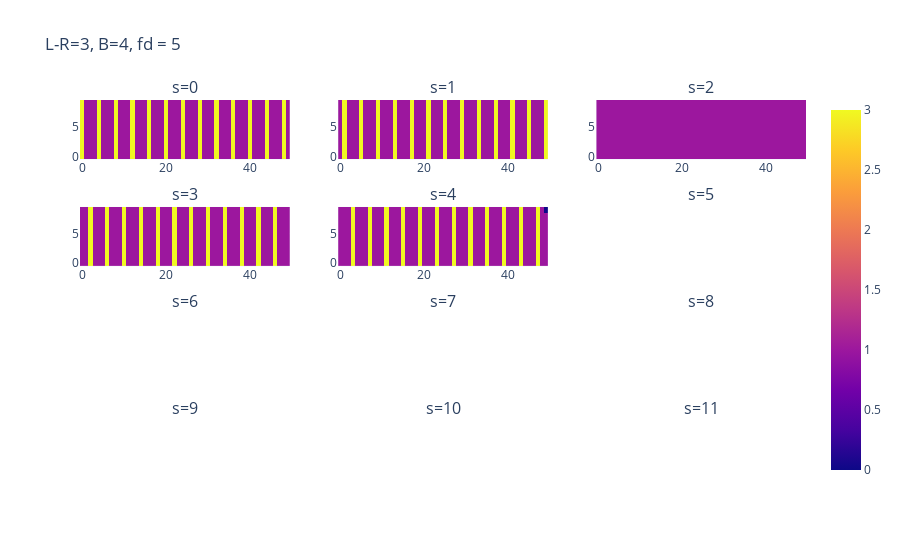

Write notebook code for a chart like this one.
### Markdown cell above
### Translation along T

### Code cell
fd = 2 * f - 1
Row, Col = 4, 3
fig = make_subplots(Row, Col, subplot_titles=[f"s={s}" for s in range(Row * Col)])
tmtp = np.transpose(tamed_matrix)  # tamed_matrix  #
# ---
for i, j in itertools.product(range(Row), range(Col)):
    s = i * Col + j
    try:
        mat = [tmtp[s + n * fd] for n in range(int(size / fd))]
        fig.append_trace(px.imshow(mat).data[0], i + 1, j + 1)
    except:
        pass
# ---
fig.update_layout(title=f"L-R={f}, B={b}, fd = {fd}")
fig.show()

### Figure 1 — Plotly figure (JSON) as saved in the notebook; plotly's stock layout.template omitted (floating-point values rounded to 4 significant figures; data arrays with more than 128 entries replaced by an {"elided": "..."} marker saying what was removed)
{"data": [{"coloraxis": "coloraxis", "hovertemplate": "x: %{x}<br>y: %{y}<br>color: %{z}<extra></extra>", "name": "0", "type": "heatmap", "xaxis": "x", "yaxis": "y", "z": {"elided": "10x50 int values"}}, {"coloraxis": "coloraxis", "hovertemplate": "x: %{x}<br>y: %{y}<br>color: %{z}<extra></extra>", "name": "0", "type": "heatmap", "xaxis": "x2", "yaxis": "y2", "z": {"elided": "10x50 int values"}}, {"coloraxis": "coloraxis", "hovertemplate": "x: %{x}<br>y: %{y}<br>color: %{z}<extra></extra>", "name": "0", "type": "heatmap", "xaxis": "x3", "yaxis": "y3", "z": {"elided": "10x50 int values"}}, {"coloraxis": "coloraxis", "hovertemplate": "x: %{x}<br>y: %{y}<br>color: %{z}<extra></extra>", "name": "0", "type": "heatmap", "xaxis": "x4", "yaxis": "y4", "z": {"elided": "10x50 int values"}}, {"coloraxis": "coloraxis", "hovertemplate": "x: %{x}<br>y: %{y}<br>color: %{z}<extra></extra>", "name": "0", "type": "heatmap", "xaxis": "x5", "yaxis": "y5", "z": {"elided": "10x50 int values"}}], "layout": {"annotations": [{"font": {"size": 16}, "showarrow": false, "text": "s=0", "x": 0.1444, "xanchor": "center", "xref": "paper", "y": 1, "yanchor": "bottom", "yref": "paper"}, {"font": {"size": 16}, "showarrow": false, "text": "s=1", "x": 0.5, "xanchor": "center", "xref": "paper", "y": 1, "yanchor": "bottom", "yref": "paper"}, {"font": {"size": 16}, "showarrow": false, "text": "s=2", "x": 0.8556, "xanchor": "center", "xref": "paper", "y": 1, "yanchor": "bottom", "yref": "paper"}, {"font": {"size": 16}, "showarrow": false, "text": "s=3", "x": 0.1444, "xanchor": "center", "xref": "paper", "y": 0.7188, "yanchor": "bottom", "yref": "paper"}, {"font": {"size": 16}, "showarrow": false, "text": "s=4", "x": 0.5, "xanchor": "center", "xref": "paper", "y": 0.7188, "yanchor": "bottom", "yref": "paper"}, {"font": {"size": 16}, "showarrow": false, "text": "s=5", "x": 0.8556, "xanchor": "center", "xref": "paper", "y": 0.7188, "yanchor": "bottom", "yref": "paper"}, {"font": {"size": 16}, "showarrow": false, "text": "s=6", "x": 0.1444, "xanchor": "center", "xref": "paper", "y": 0.4375, "yanchor": "bottom", "yref": "paper"}, {"font": {"size": 16}, "showarrow": false, "text": "s=7", "x": 0.5, "xanchor": "center", "xref": "paper", "y": 0.4375, "yanchor": "bottom", "yref": "paper"}, {"font": {"size": 16}, "showarrow": false, "text": "s=8", "x": 0.8556, "xanchor": "center", "xref": "paper", "y": 0.4375, "yanchor": "bottom", "yref": "paper"}, {"font": {"size": 16}, "showarrow": false, "text": "s=9", "x": 0.1444, "xanchor": "center", "xref": "paper", "y": 0.1562, "yanchor": "bottom", "yref": "paper"}, {"font": {"size": 16}, "showarrow": false, "text": "s=10", "x": 0.5, "xanchor": "center", "xref": "paper", "y": 0.1562, "yanchor": "bottom", "yref": "paper"}, {"font": {"size": 16}, "showarrow": false, "text": "s=11", "x": 0.8556, "xanchor": "center", "xref": "paper", "y": 0.1562, "yanchor": "bottom", "yref": "paper"}], "autosize": true, "title": {"text": "L-R=3, B=4, fd = 5"}, "xaxis": {"anchor": "y", "autorange": true, "domain": [0, 0.2889], "range": [-0.5, 49.5]}, "xaxis10": {"anchor": "y10", "domain": [0, 0.2889]}, "xaxis11": {"anchor": "y11", "domain": [0.3556, 0.6444]}, "xaxis12": {"anchor": "y12", "domain": [0.7111, 1]}, "xaxis2": {"anchor": "y2", "autorange": true, "domain": [0.3556, 0.6444], "range": [-0.5, 49.5]}, "xaxis3": {"anchor": "y3", "autorange": true, "domain": [0.7111, 1], "range": [-0.5, 49.5]}, "xaxis4": {"anchor": "y4", "autorange": true, "domain": [0, 0.2889], "range": [-0.5, 49.5]}, "xaxis5": {"anchor": "y5", "autorange": true, "domain": [0.3556, 0.6444], "range": [-0.5, 49.5]}, "xaxis6": {"anchor": "y6", "domain": [0.7111, 1]}, "xaxis7": {"anchor": "y7", "domain": [0, 0.2889]}, "xaxis8": {"anchor": "y8", "domain": [0.3556, 0.6444]}, "xaxis9": {"anchor": "y9", "domain": [0.7111, 1]}, "yaxis": {"anchor": "x", "autorange": true, "domain": [0.8438, 1], "range": [-0.5, 9.5]}, "yaxis10": {"anchor": "x10", "domain": [0, 0.1562]}, "yaxis11": {"anchor": "x11", "domain": [0, 0.1562]}, "yaxis12": {"anchor": "x12", "domain": [0, 0.1562]}, "yaxis2": {"anchor": "x2", "autorange": true, "domain": [0.8438, 1], "range": [-0.5, 9.5]}, "yaxis3": {"anchor": "x3", "autorange": true, "domain": [0.8438, 1], "range": [-0.5, 9.5]}, "yaxis4": {"anchor": "x4", "autorange": true, "domain": [0.5625, 0.7188], "range": [-0.5, 9.5]}, "yaxis5": {"anchor": "x5", "autorange": true, "domain": [0.5625, 0.7188], "range": [-0.5, 9.5]}, "yaxis6": {"anchor": "x6", "domain": [0.5625, 0.7188]}, "yaxis7": {"anchor": "x7", "domain": [0.2812, 0.4375]}, "yaxis8": {"anchor": "x8", "domain": [0.2812, 0.4375]}, "yaxis9": {"anchor": "x9", "domain": [0.2812, 0.4375]}}}
